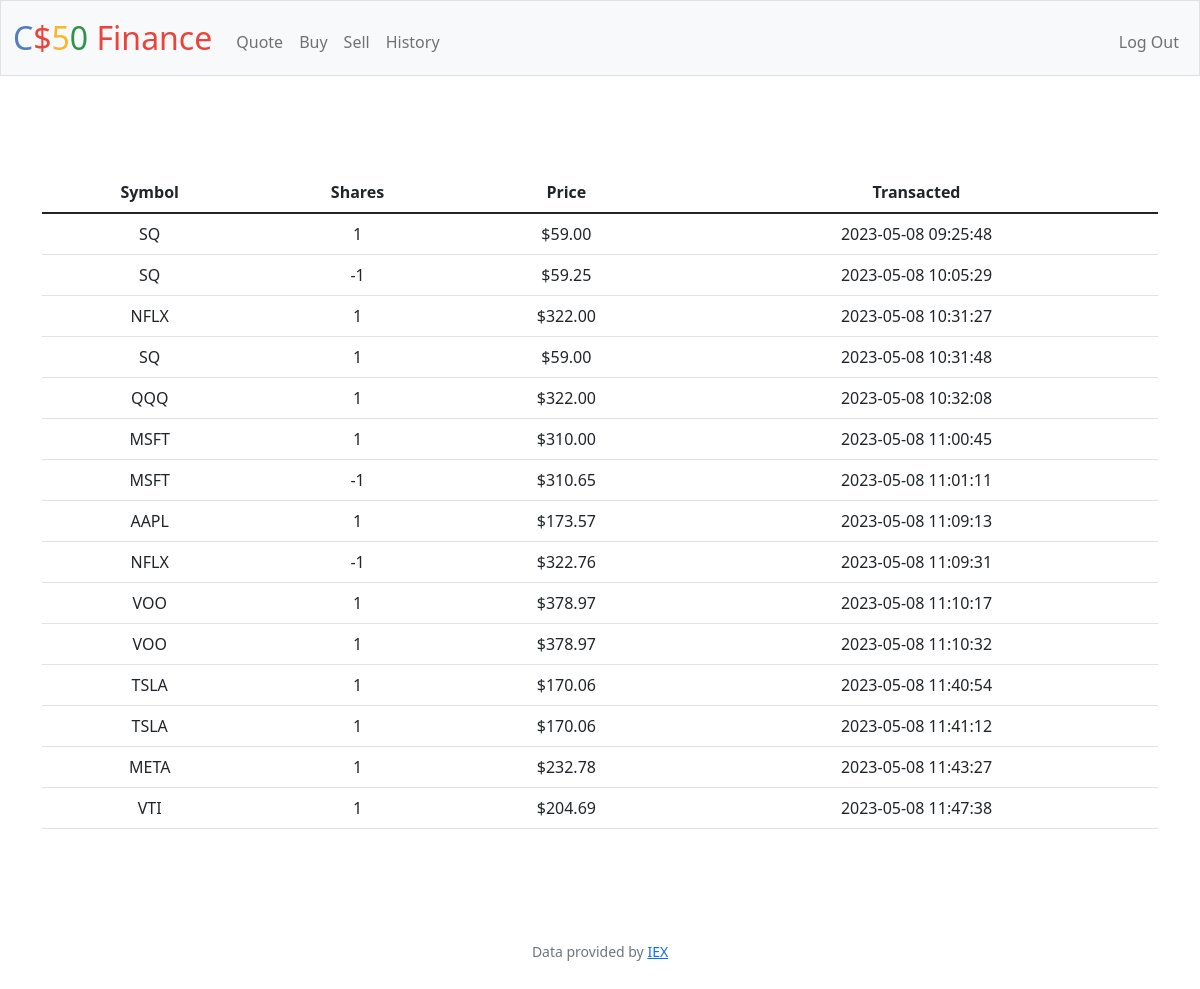
Screenshot of /history (signed in) with the database file from the repository.
### tables this page shows
CREATE TABLE history (id INTEGER NOT NULL, symbol TEXT NOT NULL, shares NUMERIC NOT NULL, transacted_price NUMERIC NOT NULL, transacted_date TEXT NOT NULL, FOREIGN KEY(id) REFERENCES users(id));

### app.py (the view)
@app.route("/history")
@login_required
def history():
    transaction_history = db.execute("SELECT symbol, shares, transacted_price, transacted_date FROM history WHERE id = ?", session.get("user_id"))
    return render_template("history.html", transaction_history=transaction_history)

### app.py (called while the page is built)
@app.after_request
def after_request(response):
    response.headers["Cache-Control"] = "no-cache, no-store, must-revalidate"
    response.headers["Expires"] = 0
    response.headers["Pragma"] = "no-cache"
    return response

### helpers.py (called while the page is built)
def login_required(f):
    @wraps(f)
    def decorated_function(*args, **kwargs):
        if session.get("user_id") is None:
            return redirect("/login")
        return f(*args, **kwargs)  #This line means executing the f function, (which is the original function that being brought in into the "login required function".)
    return decorated_function

def usd(value):
    return f"${value:,.2f}"

### templates/history.html (shortened to what this page needs)
{% extends "layout.html" %}
{% block main %}
<main class="container py-5 text-center">
    <table class="table table-stripped">
        <thead>
            <tr>
                <th>Symbol</th>
                <th>Shares</th>
                <th>Price</th>
                <th>Transacted</th>
            </tr>
        </thead>
        <tbody>
            {% for row in transaction_history %}
            <tr>
                <td>{{ row["symbol"] }}</td>
                <td>{{ row["shares"] }}</td>
                <td>{{ row["transacted_price"] | usd }}</td>
                <td>{{ row["transacted_date"] }}</td>
            </tr>
            {% endfor %}
        </tbody>
    </table>
</main>
{% endblock %}

### templates/layout.html (shortened to what this page needs)
<!DOCTYPE html>
<html lang="en">
    <head>
        <link href="https://cdn.jsdelivr.net/npm/bootstrap@5.1.3/dist/css/bootstrap.min.css" rel="stylesheet">
        <link href="/static/styles.css" rel="stylesheet">
    </head>
    <body>
        <nav class="bg-light border navbar navbar-expand-md navbar-light">
            <div class="container-fluid">
                <a class="navbar-brand" href="/"><span class="blue">C</span><span class="red">$</span><span class="yellow">5</span><span class="green">0</span> <span class="red">Finance</span></a>
                <div class="collapse navbar-collapse" id="navbar">
                    {% if session["user_id"] %}
                        <ul class="navbar-nav me-auto mt-2">
                            <li class="nav-item"><a class="nav-link" href="/quote">Quote</a></li>
                            <li class="nav-item"><a class="nav-link" href="/buy">Buy</a></li>
                            <li class="nav-item"><a class="nav-link" href="/sell">Sell</a></li>
                            <li class="nav-item"><a class="nav-link" href="/history">History</a></li>
                        </ul>
                        <ul class="navbar-nav ms-auto mt-2">
                            <li class="nav-item"><a class="nav-link" href="/logout">Log Out</a></li>
                        </ul>
                    {% else %}
                        <ul class="navbar-nav ms-auto mt-2">
                            <li class="nav-item"><a class="nav-link" href="/register">Register</a></li>
                            <li class="nav-item"><a class="nav-link" href="/login">Log In</a></li>
                        </ul>
                    {% endif %}
                </div>
            </div>
        </nav>
        <main class="container-fluid py-5 text-center">
            {% block main %}{% endblock %}
        </main>
        <footer class="mb-5 small text-center text-muted">
            Data provided by <a href="https://iexcloud.io/">IEX</a>
        </footer>
    </body>
</html>

### static/styles.css (style rules this page uses)
nav .navbar-brand { font-size: xx-large; }
nav .navbar-brand .blue { color: #537fbe; }
nav .navbar-brand .red { color: #ea433b; }
nav .navbar-brand .yellow { color: #f5b82e; }
nav .navbar-brand .green { color: #2e944b; }

### rows the page displays
history: symbol "SQ", shares "1", transacted_price "$59.00", transacted_date "2023-05-08 09:25:48"
history: symbol "SQ", shares "-1", transacted_price "$59.25", transacted_date "2023-05-08 10:05:29"
history: symbol "NFLX", shares "1", transacted_price "$322.00", transacted_date "2023-05-08 10:31:27"
history: symbol "SQ", shares "1", transacted_price "$59.00", transacted_date "2023-05-08 10:31:48"
history: symbol "QQQ", shares "1", transacted_price "$322.00", transacted_date "2023-05-08 10:32:08"
history: symbol "MSFT", shares "1", transacted_price "$310.00", transacted_date "2023-05-08 11:00:45"
history: symbol "MSFT", shares "-1", transacted_price "$310.65", transacted_date "2023-05-08 11:01:11"
history: symbol "AAPL", shares "1", transacted_price "$173.57", transacted_date "2023-05-08 11:09:13"
history: symbol "NFLX", shares "-1", transacted_price "$322.76", transacted_date "2023-05-08 11:09:31"
history: symbol "VOO", shares "1", transacted_price "$378.97", transacted_date "2023-05-08 11:10:17"
history: symbol "VOO", shares "1", transacted_price "$378.97", transacted_date "2023-05-08 11:10:32"
history: symbol "TSLA", shares "1", transacted_price "$170.06", transacted_date "2023-05-08 11:40:54"
history: symbol "TSLA", shares "1", transacted_price "$170.06", transacted_date "2023-05-08 11:41:12"
history: symbol "META", shares "1", transacted_price "$232.78", transacted_date "2023-05-08 11:43:27"
history: symbol "VTI", shares "1", transacted_price "$204.69", transacted_date "2023-05-08 11:47:38"
